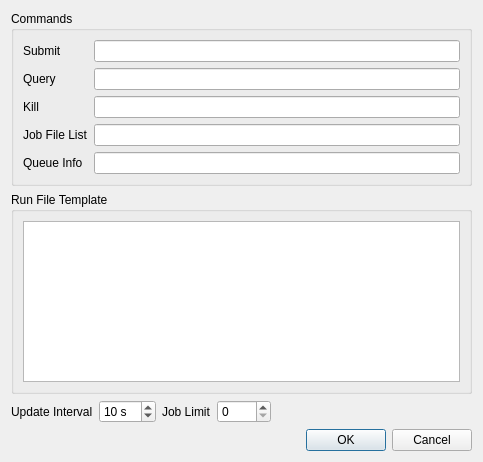
<?xml version="1.0" encoding="UTF-8"?>
<ui version="4.0">
 <class>QueueOptionsDialog</class>
 <widget class="QDialog" name="QueueOptionsDialog">
  <property name="geometry">
   <rect>
    <x>0</x>
    <y>0</y>
    <width>483</width>
    <height>462</height>
   </rect>
  </property>
  <property name="windowTitle">
   <string>Queue Options</string>
  </property>
  <layout class="QVBoxLayout" name="verticalLayout">
   <item>
    <widget class="QGroupBox" name="groupBox">
     <property name="title">
      <string>Commands</string>
     </property>
     <layout class="QGridLayout" name="gridLayout_2">
      <item row="1" column="1">
       <widget class="QLineEdit" name="query"/>
      </item>
      <item row="1" column="0">
       <widget class="QLabel" name="label_7">
        <property name="text">
         <string>Query</string>
        </property>
       </widget>
      </item>
      <item row="3" column="0">
       <widget class="QLabel" name="label_4">
        <property name="text">
         <string>Kill</string>
        </property>
       </widget>
      </item>
      <item row="0" column="0">
       <widget class="QLabel" name="label_2">
        <property name="text">
         <string>Submit</string>
        </property>
       </widget>
      </item>
      <item row="0" column="1">
       <widget class="QLineEdit" name="submit"/>
      </item>
      <item row="3" column="1">
       <widget class="QLineEdit" name="kill"/>
      </item>
      <item row="5" column="0">
       <widget class="QLabel" name="queueInfoLabel">
        <property name="text">
         <string>Queue Info</string>
        </property>
       </widget>
      </item>
      <item row="5" column="1">
       <widget class="QLineEdit" name="queueInfo"/>
      </item>
      <item row="4" column="0">
       <widget class="QLabel" name="label">
        <property name="text">
         <string>Job File List</string>
        </property>
       </widget>
      </item>
      <item row="4" column="1">
       <widget class="QLineEdit" name="jobFileList"/>
      </item>
     </layout>
    </widget>
   </item>
   <item>
    <widget class="QGroupBox" name="runFileGroupBox">
     <property name="title">
      <string>Run File Template</string>
     </property>
     <layout class="QVBoxLayout" name="verticalLayout_2">
      <item>
       <widget class="QTextEdit" name="runFileTemplate">
        <property name="html">
         <string>&lt;!DOCTYPE HTML PUBLIC &quot;-//W3C//DTD HTML 4.0//EN&quot; &quot;http://www.w3.org/TR/REC-html40/strict.dtd&quot;&gt;
&lt;html&gt;&lt;head&gt;&lt;meta name=&quot;qrichtext&quot; content=&quot;1&quot; /&gt;&lt;style type=&quot;text/css&quot;&gt;
p, li { white-space: pre-wrap; }
&lt;/style&gt;&lt;/head&gt;&lt;body style=&quot; font-family:'Lucida Grande'; font-size:13pt; font-weight:400; font-style:normal;&quot;&gt;
&lt;p style=&quot; margin-top:0px; margin-bottom:0px; margin-left:0px; margin-right:0px; -qt-block-indent:0; text-indent:0px;&quot;&gt;&lt;br /&gt;&lt;/p&gt;&lt;/body&gt;&lt;/html&gt;</string>
        </property>
       </widget>
      </item>
     </layout>
    </widget>
   </item>
   <item>
    <layout class="QHBoxLayout" name="horizontalLayout">
     <item>
      <widget class="QLabel" name="label_3">
       <property name="text">
        <string>Update Interval</string>
       </property>
      </widget>
     </item>
     <item>
      <widget class="QSpinBox" name="updateInterval">
       <property name="suffix">
        <string> s</string>
       </property>
       <property name="minimum">
        <number>5</number>
       </property>
       <property name="maximum">
        <number>999</number>
       </property>
       <property name="singleStep">
        <number>5</number>
       </property>
       <property name="value">
        <number>10</number>
       </property>
      </widget>
     </item>
     <item>
      <widget class="QLabel" name="jobLimitLabel">
       <property name="text">
        <string>Job Limit</string>
       </property>
      </widget>
     </item>
     <item>
      <widget class="QSpinBox" name="jobLimit">
       <property name="toolTip">
        <string>Maximum number of concurrent jobs.
Note this is ignored on PBS servers.</string>
       </property>
       <property name="minimum">
        <number>0</number>
       </property>
       <property name="maximum">
        <number>1024</number>
       </property>
      </widget>
     </item>
     <item>
      <spacer name="horizontalSpacer">
       <property name="orientation">
        <enum>Qt::Horizontal</enum>
       </property>
       <property name="sizeHint" stdset="0">
        <size>
         <width>40</width>
         <height>20</height>
        </size>
       </property>
      </spacer>
     </item>
    </layout>
   </item>
   <item>
    <widget class="QDialogButtonBox" name="buttonBox">
     <property name="orientation">
      <enum>Qt::Horizontal</enum>
     </property>
     <property name="standardButtons">
      <set>QDialogButtonBox::Cancel|QDialogButtonBox::Ok</set>
     </property>
    </widget>
   </item>
  </layout>
 </widget>
 <tabstops>
  <tabstop>buttonBox</tabstop>
  <tabstop>submit</tabstop>
  <tabstop>query</tabstop>
  <tabstop>kill</tabstop>
  <tabstop>runFileTemplate</tabstop>
  <tabstop>updateInterval</tabstop>
  <tabstop>jobLimit</tabstop>
 </tabstops>
 <resources/>
 <connections>
  <connection>
   <sender>buttonBox</sender>
   <signal>rejected()</signal>
   <receiver>QueueOptionsDialog</receiver>
   <slot>reject()</slot>
   <hints>
    <hint type="sourcelabel">
     <x>316</x>
     <y>260</y>
    </hint>
    <hint type="destinationlabel">
     <x>286</x>
     <y>274</y>
    </hint>
   </hints>
  </connection>
 </connections>
</ui>
